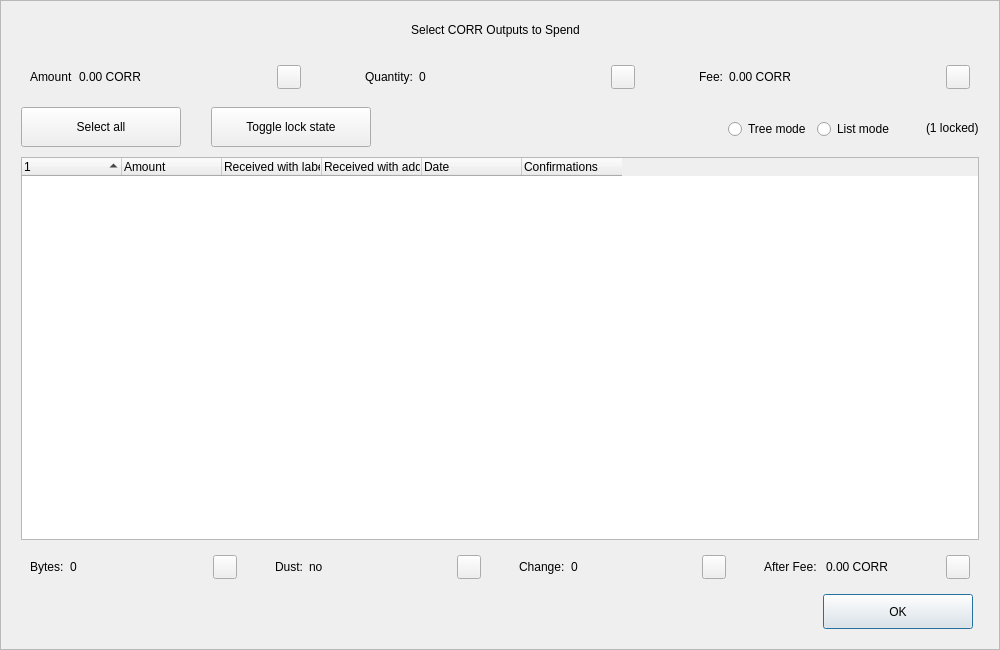
<?xml version="1.0" encoding="UTF-8"?>
<ui version="4.0">
 <class>CoinControlDialog</class>
 <widget class="QDialog" name="CoinControlDialog">
  <property name="geometry">
   <rect>
    <x>0</x>
    <y>0</y>
    <width>1000</width>
    <height>650</height>
   </rect>
  </property>
  <property name="minimumSize">
   <size>
    <width>950</width>
    <height>650</height>
   </size>
  </property>
  <property name="windowTitle">
   <string>Coin Selection</string>
  </property>
  <property name="styleSheet">
   <string notr="true"/>
  </property>
  <layout class="QVBoxLayout" name="verticalLayout">
   <property name="spacing">
    <number>0</number>
   </property>
   <property name="leftMargin">
    <number>0</number>
   </property>
   <property name="topMargin">
    <number>0</number>
   </property>
   <property name="rightMargin">
    <number>0</number>
   </property>
   <property name="bottomMargin">
    <number>0</number>
   </property>
   <item>
    <widget class="QFrame" name="frameContainer">
     <property name="toolTipDuration">
      <number>0</number>
     </property>
     <property name="frameShape">
      <enum>QFrame::StyledPanel</enum>
     </property>
     <property name="frameShadow">
      <enum>QFrame::Raised</enum>
     </property>
     <layout class="QVBoxLayout" name="verticalLayout_2">
      <property name="leftMargin">
       <number>0</number>
      </property>
      <property name="rightMargin">
       <number>0</number>
      </property>
      <property name="bottomMargin">
       <number>20</number>
      </property>
      <item>
       <layout class="QHBoxLayout" name="horizontalLayout_12">
        <property name="spacing">
         <number>0</number>
        </property>
        <property name="leftMargin">
         <number>20</number>
        </property>
        <property name="rightMargin">
         <number>30</number>
        </property>
        <item>
         <spacer name="horizontalSpacer_4">
          <property name="orientation">
           <enum>Qt::Horizontal</enum>
          </property>
          <property name="sizeHint" stdset="0">
           <size>
            <width>40</width>
            <height>20</height>
           </size>
          </property>
         </spacer>
        </item>
        <item>
         <widget class="QLabel" name="labelTitle">
          <property name="minimumSize">
           <size>
            <width>0</width>
            <height>40</height>
           </size>
          </property>
          <property name="maximumSize">
           <size>
            <width>16777215</width>
            <height>40</height>
           </size>
          </property>
          <property name="text">
           <string>Select CORR Outputs to Spend</string>
          </property>
          <property name="alignment">
           <set>Qt::AlignCenter</set>
          </property>
          <property name="margin">
           <number>7</number>
          </property>
         </widget>
        </item>
        <item>
         <spacer name="horizontalSpacer_5">
          <property name="orientation">
           <enum>Qt::Horizontal</enum>
          </property>
          <property name="sizeHint" stdset="0">
           <size>
            <width>40</width>
            <height>20</height>
           </size>
          </property>
         </spacer>
        </item>
       </layout>
      </item>
      <item>
       <layout class="QHBoxLayout" name="horizontalLayout_8">
        <property name="leftMargin">
         <number>20</number>
        </property>
        <property name="rightMargin">
         <number>20</number>
        </property>
        <item>
         <widget class="QWidget" name="layoutAmount" native="true">
          <layout class="QHBoxLayout" name="horizontalLayout_9" stretch="0,1,0">
           <item>
            <widget class="QLabel" name="labelCoinControlAmountText">
             <property name="text">
              <string>Amount</string>
             </property>
            </widget>
           </item>
           <item>
            <widget class="QLabel" name="labelCoinControlAmount">
             <property name="text">
              <string>0.00 CORR</string>
             </property>
            </widget>
           </item>
           <item alignment="Qt::AlignHCenter|Qt::AlignVCenter">
            <widget class="QPushButton" name="pushButtonAmount">
             <property name="minimumSize">
              <size>
               <width>0</width>
               <height>24</height>
              </size>
             </property>
             <property name="maximumSize">
              <size>
               <width>24</width>
               <height>26</height>
              </size>
             </property>
             <property name="focusPolicy">
              <enum>Qt::NoFocus</enum>
             </property>
             <property name="styleSheet">
              <string notr="true">padding-bottom:2px;
padding-right:4px;</string>
             </property>
             <property name="text">
              <string/>
             </property>
            </widget>
           </item>
          </layout>
         </widget>
        </item>
        <item>
         <spacer name="horizontalSpacer_2">
          <property name="orientation">
           <enum>Qt::Horizontal</enum>
          </property>
          <property name="sizeType">
           <enum>QSizePolicy::Fixed</enum>
          </property>
          <property name="sizeHint" stdset="0">
           <size>
            <width>40</width>
            <height>20</height>
           </size>
          </property>
         </spacer>
        </item>
        <item>
         <widget class="QWidget" name="layoutQuantity" native="true">
          <layout class="QHBoxLayout" name="horizontalLayout_10" stretch="0,1,0">
           <item>
            <widget class="QLabel" name="labelCoinControlQuantityText">
             <property name="text">
              <string>Quantity:</string>
             </property>
            </widget>
           </item>
           <item>
            <widget class="QLabel" name="labelCoinControlQuantity">
             <property name="text">
              <string>0</string>
             </property>
            </widget>
           </item>
           <item alignment="Qt::AlignHCenter|Qt::AlignVCenter">
            <widget class="QPushButton" name="pushButtonQuantity">
             <property name="minimumSize">
              <size>
               <width>0</width>
               <height>24</height>
              </size>
             </property>
             <property name="maximumSize">
              <size>
               <width>24</width>
               <height>26</height>
              </size>
             </property>
             <property name="focusPolicy">
              <enum>Qt::NoFocus</enum>
             </property>
             <property name="styleSheet">
              <string notr="true">padding-bottom:2px;
               padding-right:4px;</string>
             </property>
             <property name="text">
              <string/>
             </property>
            </widget>
           </item>
          </layout>
         </widget>
        </item>
        <item>
         <spacer name="horizontalSpacer_22">
          <property name="orientation">
           <enum>Qt::Horizontal</enum>
          </property>
          <property name="sizeType">
           <enum>QSizePolicy::Fixed</enum>
          </property>
          <property name="sizeHint" stdset="0">
           <size>
            <width>40</width>
            <height>20</height>
           </size>
          </property>
         </spacer>
        </item>
        <item>
         <widget class="QWidget" name="layoutFee" native="true">
          <layout class="QHBoxLayout" name="horizontalLayout_11" stretch="0,1,0">
           <item>
            <widget class="QLabel" name="labelCoinControlFeeText">
             <property name="text">
              <string>Fee:</string>
             </property>
            </widget>
           </item>
           <item>
            <widget class="QLabel" name="labelCoinControlFee">
             <property name="text">
              <string>0.00 CORR</string>
             </property>
            </widget>
           </item>
           <item alignment="Qt::AlignHCenter|Qt::AlignVCenter">
            <widget class="QPushButton" name="pushButtonFee">
             <property name="minimumSize">
              <size>
               <width>0</width>
               <height>24</height>
              </size>
             </property>
             <property name="maximumSize">
              <size>
               <width>24</width>
               <height>26</height>
              </size>
             </property>
             <property name="focusPolicy">
              <enum>Qt::NoFocus</enum>
             </property>
             <property name="styleSheet">
              <string notr="true">padding-bottom:2px;
               padding-right:4px;</string>
             </property>
             <property name="text">
              <string/>
             </property>
            </widget>
           </item>
          </layout>
         </widget>
        </item>
       </layout>
      </item>
      <item>
       <widget class="QFrame" name="frame">
        <property name="minimumSize">
         <size>
          <width>0</width>
          <height>40</height>
         </size>
        </property>
        <property name="styleSheet">
         <string notr="true">#frame {
	border:0;
}</string>
        </property>
        <property name="frameShape">
         <enum>QFrame::StyledPanel</enum>
        </property>
        <property name="frameShadow">
         <enum>QFrame::Sunken</enum>
        </property>
        <layout class="QHBoxLayout" name="horizontalLayout">
         <property name="spacing">
          <number>0</number>
         </property>
         <property name="leftMargin">
          <number>20</number>
         </property>
         <property name="topMargin">
          <number>0</number>
         </property>
         <property name="rightMargin">
          <number>20</number>
         </property>
         <property name="bottomMargin">
          <number>0</number>
         </property>
         <item>
          <layout class="QHBoxLayout" name="horizontalLayoutPanel" stretch="0,0,0,0,0,0">
           <property name="spacing">
            <number>20</number>
           </property>
           <item>
            <widget class="QPushButton" name="pushButtonSelectAll">
             <property name="sizePolicy">
              <sizepolicy hsizetype="Maximum" vsizetype="Fixed">
               <horstretch>0</horstretch>
               <verstretch>0</verstretch>
              </sizepolicy>
             </property>
             <property name="minimumSize">
              <size>
               <width>160</width>
               <height>40</height>
              </size>
             </property>
             <property name="maximumSize">
              <size>
               <width>16777215</width>
               <height>40</height>
              </size>
             </property>
             <property name="text">
              <string>Select all</string>
             </property>
             <property name="checkable">
              <bool>true</bool>
             </property>
             <property name="checked">
              <bool>false</bool>
             </property>
             <property name="autoExclusive">
              <bool>false</bool>
             </property>
             <property name="autoDefault">
              <bool>false</bool>
             </property>
            </widget>
           </item>
           <item>
            <spacer name="horizontalSpacer_6">
             <property name="orientation">
              <enum>Qt::Horizontal</enum>
             </property>
             <property name="sizeType">
              <enum>QSizePolicy::Fixed</enum>
             </property>
             <property name="sizeHint" stdset="0">
              <size>
               <width>10</width>
               <height>20</height>
              </size>
             </property>
            </spacer>
           </item>
           <item>
            <widget class="QPushButton" name="pushButtonToggleLock">
             <property name="sizePolicy">
              <sizepolicy hsizetype="Maximum" vsizetype="Fixed">
               <horstretch>0</horstretch>
               <verstretch>0</verstretch>
              </sizepolicy>
             </property>
             <property name="minimumSize">
              <size>
               <width>160</width>
               <height>40</height>
              </size>
             </property>
             <property name="maximumSize">
              <size>
               <width>16777215</width>
               <height>40</height>
              </size>
             </property>
             <property name="text">
              <string>Toggle lock state</string>
             </property>
             <property name="checkable">
              <bool>true</bool>
             </property>
             <property name="autoExclusive">
              <bool>false</bool>
             </property>
             <property name="autoDefault">
              <bool>false</bool>
             </property>
            </widget>
           </item>
           <item>
            <spacer name="horizontalSpacer_7">
             <property name="orientation">
              <enum>Qt::Horizontal</enum>
             </property>
             <property name="sizeType">
              <enum>QSizePolicy::Expanding</enum>
             </property>
             <property name="sizeHint" stdset="0">
              <size>
               <width>30</width>
               <height>20</height>
              </size>
             </property>
            </spacer>
           </item>
           <item alignment="Qt::AlignRight">
            <widget class="QGroupBox" name="groupBox_2">
             <property name="styleSheet">
              <string notr="true">#groupBox_2 {
    background-color:transparent;
    border-radius:0;
}</string>
             </property>
             <property name="title">
              <string/>
             </property>
             <layout class="QHBoxLayout" name="horizontalLayout_14">
              <item>
               <widget class="QRadioButton" name="radioTreeMode">
                <property name="sizePolicy">
                 <sizepolicy hsizetype="Maximum" vsizetype="Fixed">
                  <horstretch>0</horstretch>
                  <verstretch>0</verstretch>
                 </sizepolicy>
                </property>
                <property name="text">
                 <string>Tree mode</string>
                </property>
               </widget>
              </item>
              <item>
               <widget class="QRadioButton" name="radioListMode">
                <property name="sizePolicy">
                 <sizepolicy hsizetype="Maximum" vsizetype="Fixed">
                  <horstretch>0</horstretch>
                  <verstretch>0</verstretch>
                 </sizepolicy>
                </property>
                <property name="text">
                 <string>List mode</string>
                </property>
                <property name="checked">
                 <bool>false</bool>
                </property>
               </widget>
              </item>
             </layout>
            </widget>
           </item>
           <item>
            <widget class="QLabel" name="labelLocked">
             <property name="text">
              <string>(1 locked)</string>
             </property>
            </widget>
           </item>
          </layout>
         </item>
        </layout>
       </widget>
      </item>
      <item>
       <layout class="QHBoxLayout" name="horizontalLayout_13">
        <property name="leftMargin">
         <number>20</number>
        </property>
        <property name="rightMargin">
         <number>20</number>
        </property>
        <item>
         <widget class="CoinControlTreeWidget" name="treeWidget">
          <property name="contextMenuPolicy">
           <enum>Qt::CustomContextMenu</enum>
          </property>
          <property name="styleSheet">
           <string notr="true"/>
          </property>
          <property name="sortingEnabled">
           <bool>false</bool>
          </property>
          <property name="columnCount">
           <number>6</number>
          </property>
          <attribute name="headerShowSortIndicator" stdset="0">
           <bool>true</bool>
          </attribute>
          <attribute name="headerStretchLastSection">
           <bool>false</bool>
          </attribute>
          <column>
           <property name="text">
            <string/>
           </property>
          </column>
          <column>
           <property name="text">
            <string>Amount</string>
           </property>
          </column>
          <column>
           <property name="text">
            <string>Received with label</string>
           </property>
          </column>
          <column>
           <property name="text">
            <string>Received with address</string>
           </property>
          </column>
          <column>
           <property name="text">
            <string>Date</string>
           </property>
          </column>
          <column>
           <property name="text">
            <string>Confirmations</string>
           </property>
           <property name="toolTip">
            <string>Confirmed</string>
           </property>
          </column>
         </widget>
        </item>
       </layout>
      </item>
      <item>
       <layout class="QHBoxLayout" name="horizontalLayout_3">
        <property name="spacing">
         <number>20</number>
        </property>
        <property name="leftMargin">
         <number>20</number>
        </property>
        <property name="rightMargin">
         <number>20</number>
        </property>
        <item>
         <widget class="QWidget" name="layoutBytes" native="true">
          <layout class="QHBoxLayout" name="horizontalLayout_4" stretch="0,1,0">
           <item>
            <widget class="QLabel" name="labelCoinControlBytesText">
             <property name="text">
              <string>Bytes:</string>
             </property>
            </widget>
           </item>
           <item>
            <widget class="QLabel" name="labelCoinControlBytes">
             <property name="text">
              <string>0</string>
             </property>
            </widget>
           </item>
           <item alignment="Qt::AlignHCenter|Qt::AlignVCenter">
            <widget class="QPushButton" name="pushButtonBytes">
             <property name="minimumSize">
              <size>
               <width>0</width>
               <height>24</height>
              </size>
             </property>
             <property name="maximumSize">
              <size>
               <width>24</width>
               <height>26</height>
              </size>
             </property>
             <property name="focusPolicy">
              <enum>Qt::NoFocus</enum>
             </property>
             <property name="styleSheet">
              <string notr="true">padding-bottom:2px;
               padding-right:4px;</string>
             </property>
             <property name="text">
              <string/>
             </property>
            </widget>
           </item>
          </layout>
         </widget>
        </item>
        <item>
         <widget class="QWidget" name="layoutDust" native="true">
          <layout class="QHBoxLayout" name="horizontalLayout_5" stretch="0,1,0">
           <item>
            <widget class="QLabel" name="labelCoinControlLowOutputText">
             <property name="text">
              <string>Dust:</string>
             </property>
            </widget>
           </item>
           <item>
            <widget class="QLabel" name="labelCoinControlLowOutput">
             <property name="text">
              <string>no</string>
             </property>
            </widget>
           </item>
           <item alignment="Qt::AlignHCenter|Qt::AlignVCenter">
            <widget class="QPushButton" name="pushButtonDust">
             <property name="minimumSize">
              <size>
               <width>0</width>
               <height>24</height>
              </size>
             </property>
             <property name="maximumSize">
              <size>
               <width>24</width>
               <height>26</height>
              </size>
             </property>
             <property name="focusPolicy">
              <enum>Qt::NoFocus</enum>
             </property>
             <property name="styleSheet">
              <string notr="true">padding-bottom:2px;
               padding-right:4px;</string>
             </property>
             <property name="text">
              <string/>
             </property>
            </widget>
           </item>
          </layout>
         </widget>
        </item>
        <item>
         <widget class="QWidget" name="layoutChange" native="true">
          <layout class="QHBoxLayout" name="horizontalLayout_6" stretch="0,1,0">
           <item>
            <widget class="QLabel" name="labelCoinControlChangeText">
             <property name="text">
              <string>Change:</string>
             </property>
            </widget>
           </item>
           <item>
            <widget class="QLabel" name="labelCoinControlChange">
             <property name="text">
              <string>0</string>
             </property>
            </widget>
           </item>
           <item alignment="Qt::AlignHCenter|Qt::AlignVCenter">
            <widget class="QPushButton" name="pushButtonChange">
             <property name="minimumSize">
              <size>
               <width>0</width>
               <height>24</height>
              </size>
             </property>
             <property name="maximumSize">
              <size>
               <width>24</width>
               <height>26</height>
              </size>
             </property>
             <property name="focusPolicy">
              <enum>Qt::NoFocus</enum>
             </property>
             <property name="styleSheet">
              <string notr="true">padding-bottom:2px;
               padding-right:4px;</string>
             </property>
             <property name="text">
              <string/>
             </property>
            </widget>
           </item>
          </layout>
         </widget>
        </item>
        <item>
         <widget class="QWidget" name="layoutAfter" native="true">
          <layout class="QHBoxLayout" name="horizontalLayout_7" stretch="0,1,0">
           <item>
            <widget class="QLabel" name="labelCoinControlAfterFeeText">
             <property name="text">
              <string>After Fee: </string>
             </property>
            </widget>
           </item>
           <item>
            <widget class="QLabel" name="labelCoinControlAfterFee">
             <property name="text">
              <string>0.00 CORR</string>
             </property>
            </widget>
           </item>
           <item alignment="Qt::AlignHCenter|Qt::AlignVCenter">
            <widget class="QPushButton" name="pushButtonAlterFee">
             <property name="minimumSize">
              <size>
               <width>0</width>
               <height>24</height>
              </size>
             </property>
             <property name="maximumSize">
              <size>
               <width>24</width>
               <height>26</height>
              </size>
             </property>
             <property name="focusPolicy">
              <enum>Qt::NoFocus</enum>
             </property>
             <property name="styleSheet">
              <string notr="true">padding-bottom:2px;
               padding-right:4px;</string>
             </property>
             <property name="text">
              <string/>
             </property>
            </widget>
           </item>
          </layout>
         </widget>
        </item>
       </layout>
      </item>
      <item>
       <layout class="QHBoxLayout" name="horizontalLayout_2">
        <property name="spacing">
         <number>0</number>
        </property>
        <property name="leftMargin">
         <number>20</number>
        </property>
        <property name="rightMargin">
         <number>26</number>
        </property>
        <item>
         <spacer name="horizontalSpacer_3">
          <property name="orientation">
           <enum>Qt::Horizontal</enum>
          </property>
          <property name="sizeHint" stdset="0">
           <size>
            <width>558</width>
            <height>20</height>
           </size>
          </property>
         </spacer>
        </item>
        <item>
         <widget class="QPushButton" name="pushButtonOk">
          <property name="minimumSize">
           <size>
            <width>150</width>
            <height>35</height>
           </size>
          </property>
          <property name="text">
           <string>OK</string>
          </property>
         </widget>
        </item>
       </layout>
      </item>
     </layout>
    </widget>
   </item>
  </layout>
 </widget>
 <customwidgets>
  <customwidget>
   <class>CoinControlTreeWidget</class>
   <extends>QTreeWidget</extends>
   <header>coincontroltreewidget.h</header>
  </customwidget>
 </customwidgets>
 <resources/>
 <connections/>
</ui>
